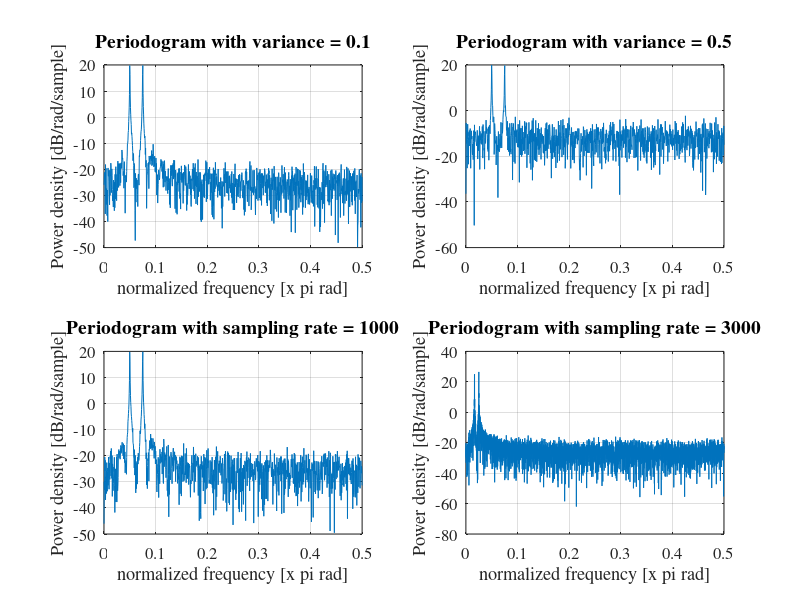

The MATLAB script that drew this image: (Note: this script raises an error after producing the figure.)
clc;
clear;
close all;

% Set parameters
fs = 1000; 
f1 = 50; 
f2 = 75; 
noise_std = 0.1; 
t = 0:1/fs:2-1/fs; 
x = cos(2*pi*f1*t) + cos(2*pi*f2*t) + noise_std * randn(size(t)); % Signal with added noise

% Plot periodograms for rectangular and Hamming windows
subplot(1,2,1)
periodogram(x, rectwin(length(x))); % Periodogram with rectangular window
set(gca, 'fontsize', 12, 'fontname', 'times');
title('Periodogram with rectangle window', 'fontsize', 14); % Title for the plot

subplot(1,2,2)
periodogram(x, hamming(length(x))); % Periodogram with Hamming window
set(gca, 'fontsize', 12, 'fontname', 'times');
title('Periodogram with Hamming window', 'fontsize', 14); % Title for the plot

%%
% Change the value of noise standard deviation (sigma)
noise_std_list = [0.1, 0.5, 1, 5];
for i = 1:length(noise_std_list)
    noise_std_value = noise_std_list(i);
    x_test = cos(2*pi*f1*t) + cos(2*pi*f2*t) + noise_std_value * randn(size(t)); % Signal with noise
    subplot(2,2,i)
    periodogram(x_test, rectwin(length(x_test))); % Periodogram with rectangular window
    set(gca, 'fontsize', 12, 'fontname', 'times');
    title(sprintf('Periodogram with variance = %g', noise_std_value), 'fontsize', 14); % Title with noise variance
end

%%
% Change the value of the sampling rate
sampling_rate_list = [1000, 3000, 5000, 10000];
for i = 1:length(sampling_rate_list)
    sampling_rate_value = sampling_rate_list(i);
    t = 0:1/sampling_rate_value:2-1/sampling_rate_value; % Sample points adjusted for sampling rate
    x_test = cos(2*pi*f1*t) + cos(2*pi*f2*t) + noise_std * randn(size(t)); % Signal with adjusted sampling rate
    subplot(2,2,i+2)
    periodogram(x_test, rectwin(length(x_test))); % Periodogram with rectangular window
    set(gca, 'fontsize', 12, 'fontname', 'times');
    title(sprintf('Periodogram with sampling rate = %d', sampling_rate_value), 'fontsize', 14); % Title with sampling rate
end

%%
% Change the value of signal length
signal_length_list = [2, 5, 8, 10];
for i = 1:length(signal_length_list)
    signal_length_value = signal_length_list(i);
    t_value = 0:1/fs:signal_length_value-1/fs; % Sample points for adjusted signal length
    x_test = cos(2*pi*f1*t_value) + cos(2*pi*f2*t_value) + noise_std * randn(size(t_value)); % Signal with adjusted length
    subplot(2,2,i+4)
    periodogram(x_test, rectwin(length(x_test))); % Periodogram with rectangular window
    set(gca, 'fontsize', 12, 'fontname', 'times');
    title(sprintf('Periodogram with signal length = %d', signal_length_value), 'fontsize', 14); % Title with signal length
end

%%
% Change the value of FFT length
fft_length_list = [128, 256, 512, 1024];
for i = 1:length(fft_length_list)
    fft_length_value = fft_length_list(i);
    x_test = cos(2*pi*f1*t) + cos(2*pi*f2*t) + noise_std * randn(size(t)); % Original signal
    padding_length = fft_length_value - length(x_test); % Calculate padding needed for FFT length
    x_test_fft = [x_test, zeros(padding_length, 1)]; % Pad the signal with zeros
    X_fft = fft(x_test_fft, [], 2); % Compute the FFT
    P_dB = 10 * log10(abs(X_fft).^2 / (length(X_fft) * noise_std^2)); % Compute the periodogram in dB
    subplot(2, 2, i)
    plot((fs/2)*linspace(0,1,fft_length_value/2+1), P_dB(1:fft_length_value/2+1)); % Plot the first half of the periodogram
    title(sprintf('Periodogram with FFT length = %d', fft_length_value), 'fontsize', 14); % Title with FFT length
    set(gca, 'fontsize', 12, 'fontname', 'times');
    set(gcf, 'Units', 'centimeter', 'Position', [10 10 28 10]);
end

